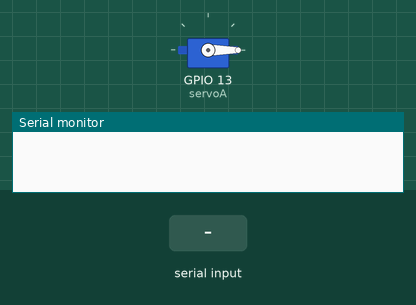
Recording of a sketch running on a simulated ESP32. Shown: servo, the last lines printed to the serial monitor. The inputs (shaded band) are chosen by the test bench.

Above: at 1.2 s.
1.3 s: "90,45\n" received over Serial
At 2.5 s:
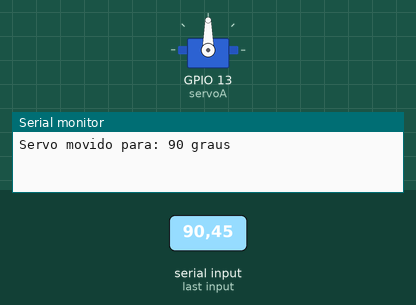
2.8 s: "30,150\n" received over Serial
At 3.7 s:
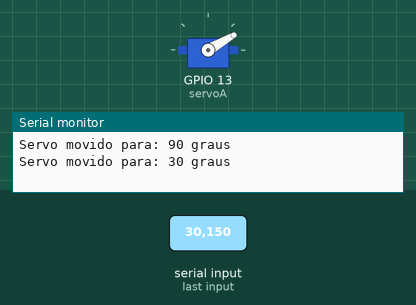
4.3 s: "90\n" received over Serial
At 4.8 s:
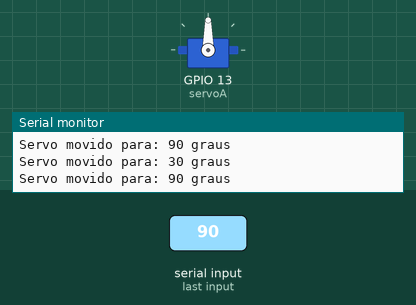
Timing chart, 0 to 7.3 s (numbered marks = the images above; inputs shaded):
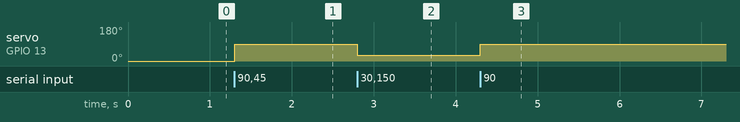

Measured:
- after the input at 1.3 s, servo on GPIO 13 (servoA): 0° → 90° at once
- after the input at 2.8 s, servo on GPIO 13 (servoA): 90° → 30° at once
- after the input at 4.3 s, servo on GPIO 13 (servoA): 30° → 90° at once

The sketch:

servoMotor_filiph_y_20250204193812.ino
```cpp
#include <ESP32Servo.h>

Servo servoA;


void setup() {
  // put your setup code here, to run once:
  Serial.begin(115200);
  servoA.attach(13);
  servoA.write(0);
}

void loop() {
 if(Serial.available()>0){

  int angulo = Serial.parseInt();

  if (angulo>=0 && angulo <= 180){
    servoA.write(angulo);
    Serial.print("Servo movido para: ");
    Serial.print(angulo);
    Serial.println(" graus");
  } else {
    Serial.println("Ângulo invalido! Digite um valor entre 0 e 180.");
  }

  while (Serial.available()>0) {
    Serial.read();
  }
 }
}
```
